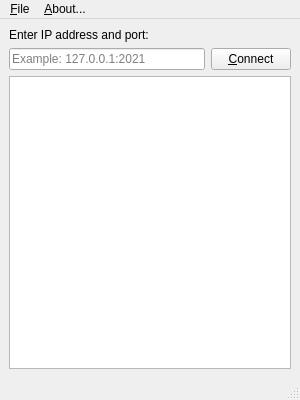
<?xml version="1.0" encoding="UTF-8"?>
<ui version="4.0">
 <class>MainWindow</class>
 <widget class="QMainWindow" name="MainWindow">
  <property name="geometry">
   <rect>
    <x>0</x>
    <y>0</y>
    <width>300</width>
    <height>400</height>
   </rect>
  </property>
  <property name="minimumSize">
   <size>
    <width>300</width>
    <height>400</height>
   </size>
  </property>
  <property name="maximumSize">
   <size>
    <width>16777215</width>
    <height>16777215</height>
   </size>
  </property>
  <property name="windowTitle">
   <string>MainWindow</string>
  </property>
  <widget class="QWidget" name="centralwidget">
   <layout class="QVBoxLayout" name="verticalLayout_2">
    <item>
     <layout class="QVBoxLayout" name="verticalLayout">
      <item>
       <widget class="QLabel" name="label">
        <property name="text">
         <string>Enter IP address and port:</string>
        </property>
       </widget>
      </item>
      <item>
       <layout class="QHBoxLayout" name="horizontalLayout_2">
        <item>
         <widget class="QLineEdit" name="le_address">
          <property name="text">
           <string/>
          </property>
          <property name="placeholderText">
           <string>Example: 127.0.0.1:2021</string>
          </property>
         </widget>
        </item>
        <item>
         <widget class="QPushButton" name="pbt_connect">
          <property name="text">
           <string>&amp;Connect</string>
          </property>
         </widget>
        </item>
       </layout>
      </item>
      <item>
       <widget class="QTextEdit" name="te_chat">
        <property name="focusPolicy">
         <enum>Qt::ClickFocus</enum>
        </property>
        <property name="horizontalScrollBarPolicy">
         <enum>Qt::ScrollBarAsNeeded</enum>
        </property>
        <property name="readOnly">
         <bool>true</bool>
        </property>
       </widget>
      </item>
     </layout>
    </item>
   </layout>
  </widget>
  <widget class="QMenuBar" name="menubar">
   <property name="geometry">
    <rect>
     <x>0</x>
     <y>0</y>
     <width>300</width>
     <height>20</height>
    </rect>
   </property>
   <widget class="QMenu" name="menuFile">
    <property name="title">
     <string>&amp;File</string>
    </property>
    <addaction name="actionSettings"/>
    <addaction name="separator"/>
    <addaction name="separator"/>
    <addaction name="actionExit"/>
   </widget>
   <widget class="QMenu" name="menu_About">
    <property name="title">
     <string>&amp;About...</string>
    </property>
   </widget>
   <addaction name="menuFile"/>
   <addaction name="menu_About"/>
  </widget>
  <widget class="QStatusBar" name="statusbar"/>
  <action name="actionSettings">
   <property name="text">
    <string>&amp;Settings</string>
   </property>
   <property name="shortcut">
    <string>Ctrl+S</string>
   </property>
  </action>
  <action name="actionAbout">
   <property name="text">
    <string>&amp;About...</string>
   </property>
  </action>
  <action name="actionExit">
   <property name="text">
    <string>&amp;Exit</string>
   </property>
   <property name="shortcut">
    <string>Ctrl+Q</string>
   </property>
  </action>
  <action name="actionHost_server">
   <property name="text">
    <string>&amp;Host server</string>
   </property>
   <property name="shortcut">
    <string>Ctrl+H</string>
   </property>
  </action>
 </widget>
 <tabstops>
  <tabstop>te_chat</tabstop>
  <tabstop>le_address</tabstop>
 </tabstops>
 <resources/>
 <connections>
  <connection>
   <sender>menubar</sender>
   <signal>triggered(QAction*)</signal>
   <receiver>MainWindow</receiver>
   <slot>slotMenuAction(QAction*)</slot>
   <hints>
    <hint type="sourcelabel">
     <x>25</x>
     <y>6</y>
    </hint>
    <hint type="destinationlabel">
     <x>207</x>
     <y>29</y>
    </hint>
   </hints>
  </connection>
  <connection>
   <sender>pbt_connect</sender>
   <signal>clicked()</signal>
   <receiver>MainWindow</receiver>
   <slot>slotConnectToServer()</slot>
   <hints>
    <hint type="sourcelabel">
     <x>251</x>
     <y>62</y>
    </hint>
    <hint type="destinationlabel">
     <x>284</x>
     <y>103</y>
    </hint>
   </hints>
  </connection>
 </connections>
 <slots>
  <slot>slotMenuAction(QAction*)</slot>
  <slot>slotConnectToServer()</slot>
 </slots>
</ui>
